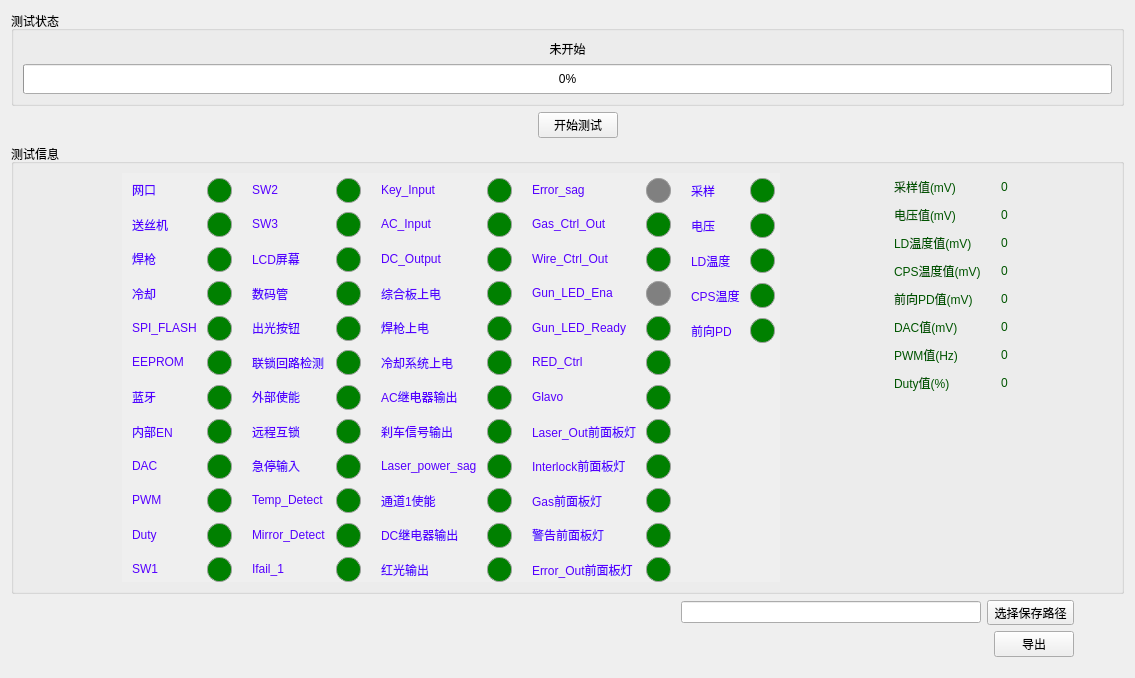
<?xml version="1.0" encoding="UTF-8"?>
<ui version="4.0">
 <class>MCB_Test</class>
 <widget class="QWidget" name="MCB_Test">
  <property name="geometry">
   <rect>
    <x>0</x>
    <y>0</y>
    <width>1135</width>
    <height>675</height>
   </rect>
  </property>
  <property name="sizePolicy">
   <sizepolicy hsizetype="Minimum" vsizetype="Preferred">
    <horstretch>0</horstretch>
    <verstretch>0</verstretch>
   </sizepolicy>
  </property>
  <property name="minimumSize">
   <size>
    <width>1080</width>
    <height>0</height>
   </size>
  </property>
  <property name="windowTitle">
   <string>Form</string>
  </property>
  <layout class="QVBoxLayout" name="verticalLayout_2">
   <item>
    <layout class="QVBoxLayout" name="verticalLayout">
     <item>
      <widget class="QGroupBox" name="groupBox">
       <property name="title">
        <string>测试状态</string>
       </property>
       <layout class="QVBoxLayout" name="verticalLayout_4">
        <item>
         <widget class="QLabel" name="label_TestMsg">
          <property name="text">
           <string>未开始</string>
          </property>
          <property name="alignment">
           <set>Qt::AlignCenter</set>
          </property>
         </widget>
        </item>
        <item>
         <widget class="QProgressBar" name="progressBar_TestPro">
          <property name="sizePolicy">
           <sizepolicy hsizetype="Expanding" vsizetype="Minimum">
            <horstretch>0</horstretch>
            <verstretch>0</verstretch>
           </sizepolicy>
          </property>
          <property name="minimumSize">
           <size>
            <width>0</width>
            <height>30</height>
           </size>
          </property>
          <property name="value">
           <number>0</number>
          </property>
         </widget>
        </item>
       </layout>
      </widget>
     </item>
     <item>
      <layout class="QHBoxLayout" name="horizontalLayout_2">
       <item>
        <spacer name="horizontalSpacer">
         <property name="orientation">
          <enum>Qt::Horizontal</enum>
         </property>
         <property name="sizeHint" stdset="0">
          <size>
           <width>40</width>
           <height>20</height>
          </size>
         </property>
        </spacer>
       </item>
       <item>
        <spacer name="verticalSpacer_2">
         <property name="orientation">
          <enum>Qt::Vertical</enum>
         </property>
         <property name="sizeHint" stdset="0">
          <size>
           <width>20</width>
           <height>40</height>
          </size>
         </property>
        </spacer>
       </item>
       <item>
        <widget class="QPushButton" name="pushButton_startTest">
         <property name="text">
          <string>开始测试</string>
         </property>
        </widget>
       </item>
       <item>
        <spacer name="horizontalSpacer_2">
         <property name="orientation">
          <enum>Qt::Horizontal</enum>
         </property>
         <property name="sizeHint" stdset="0">
          <size>
           <width>40</width>
           <height>20</height>
          </size>
         </property>
        </spacer>
       </item>
      </layout>
     </item>
     <item>
      <spacer name="verticalSpacer_4">
       <property name="orientation">
        <enum>Qt::Vertical</enum>
       </property>
       <property name="sizeHint" stdset="0">
        <size>
         <width>20</width>
         <height>40</height>
        </size>
       </property>
      </spacer>
     </item>
     <item>
      <widget class="QGroupBox" name="groupBox_2">
       <property name="sizePolicy">
        <sizepolicy hsizetype="Minimum" vsizetype="Minimum">
         <horstretch>0</horstretch>
         <verstretch>0</verstretch>
        </sizepolicy>
       </property>
       <property name="minimumSize">
        <size>
         <width>1050</width>
         <height>450</height>
        </size>
       </property>
       <property name="layoutDirection">
        <enum>Qt::LeftToRight</enum>
       </property>
       <property name="autoFillBackground">
        <bool>true</bool>
       </property>
       <property name="title">
        <string>测试信息</string>
       </property>
       <layout class="QHBoxLayout" name="horizontalLayout_4">
        <item>
         <spacer name="horizontalSpacer_6">
          <property name="orientation">
           <enum>Qt::Horizontal</enum>
          </property>
          <property name="sizeHint" stdset="0">
           <size>
            <width>40</width>
            <height>20</height>
           </size>
          </property>
         </spacer>
        </item>
        <item>
         <widget class="QWidget" name="widget_testBool" native="true">
          <property name="sizePolicy">
           <sizepolicy hsizetype="Preferred" vsizetype="Minimum">
            <horstretch>0</horstretch>
            <verstretch>0</verstretch>
           </sizepolicy>
          </property>
          <property name="minimumSize">
           <size>
            <width>0</width>
            <height>400</height>
           </size>
          </property>
          <property name="layoutDirection">
           <enum>Qt::LeftToRight</enum>
          </property>
          <property name="autoFillBackground">
           <bool>true</bool>
          </property>
          <property name="styleSheet">
           <string notr="true">
QPushButton{
	font: 10pt &quot;微软雅黑&quot;;
    font-weight:bold;
    color: #57eddb;
	background-color: green;
	border-color: rgb(159, 159, 159);
	min-width:23px; 
	min-height:23px;
	max-width:23px; 
	max-height:23px;
    border-radius: 12px;
    border-style: solid;
    border-width: 1px;
}

/**鼠标停留在按钮上的样式**/
/*
QPushButton::hover{	
background-color: rgb(85, 170, 255);
	border-color: rgb(85, 170, 255);
}
*/
/**鼠标按压下去的样式**/
QPushButton::pressed,QPushButton::checked{
    background-color: blue;
}
/**按钮使能情况下样式**/
QPushButton::enabled{
    background-color: green;
}
/**按钮失能情况下样式**/
QPushButton::disabled{  
    background-color: gray;   
}

QLabel{	
	color: rgb(85, 0, 255);
	font: 13pt &quot;黑体&quot;;
}

</string>
          </property>
          <layout class="QHBoxLayout" name="horizontalLayout_7">
           <property name="spacing">
            <number>20</number>
           </property>
           <property name="sizeConstraint">
            <enum>QLayout::SetDefaultConstraint</enum>
           </property>
           <property name="leftMargin">
            <number>10</number>
           </property>
           <property name="topMargin">
            <number>5</number>
           </property>
           <property name="rightMargin">
            <number>5</number>
           </property>
           <property name="bottomMargin">
            <number>0</number>
           </property>
           <item>
            <layout class="QVBoxLayout" name="verticalLayout_3">
             <item>
              <layout class="QFormLayout" name="formLayout">
               <property name="horizontalSpacing">
                <number>10</number>
               </property>
               <property name="verticalSpacing">
                <number>10</number>
               </property>
               <property name="rightMargin">
                <number>0</number>
               </property>
               <item row="0" column="0">
                <widget class="QLabel" name="label_1">
                 <property name="text">
                  <string>网口</string>
                 </property>
                </widget>
               </item>
               <item row="1" column="0">
                <widget class="QLabel" name="label_2">
                 <property name="text">
                  <string>送丝机</string>
                 </property>
                </widget>
               </item>
               <item row="2" column="0">
                <widget class="QLabel" name="label_3">
                 <property name="text">
                  <string>焊枪</string>
                 </property>
                </widget>
               </item>
               <item row="3" column="0">
                <widget class="QLabel" name="label_4">
                 <property name="text">
                  <string>冷却</string>
                 </property>
                </widget>
               </item>
               <item row="4" column="0">
                <widget class="QLabel" name="label_5">
                 <property name="text">
                  <string>SPI_FLASH</string>
                 </property>
                </widget>
               </item>
               <item row="5" column="0">
                <widget class="QLabel" name="label_6">
                 <property name="text">
                  <string>EEPROM</string>
                 </property>
                </widget>
               </item>
               <item row="6" column="0">
                <widget class="QLabel" name="label_7">
                 <property name="text">
                  <string>蓝牙</string>
                 </property>
                </widget>
               </item>
               <item row="7" column="0">
                <widget class="QLabel" name="label_8">
                 <property name="text">
                  <string>内部EN</string>
                 </property>
                </widget>
               </item>
               <item row="8" column="0">
                <widget class="QLabel" name="label_9">
                 <property name="text">
                  <string>DAC</string>
                 </property>
                </widget>
               </item>
               <item row="9" column="0">
                <widget class="QLabel" name="label_10">
                 <property name="text">
                  <string>PWM</string>
                 </property>
                </widget>
               </item>
               <item row="10" column="0">
                <widget class="QLabel" name="label_11">
                 <property name="text">
                  <string>Duty</string>
                 </property>
                </widget>
               </item>
               <item row="11" column="0">
                <widget class="QLabel" name="label_12">
                 <property name="text">
                  <string>SW1</string>
                 </property>
                </widget>
               </item>
               <item row="0" column="1">
                <widget class="QPushButton" name="pushButton_1">
                 <property name="text">
                  <string/>
                 </property>
                </widget>
               </item>
               <item row="1" column="1">
                <widget class="QPushButton" name="pushButton_2">
                 <property name="text">
                  <string/>
                 </property>
                </widget>
               </item>
               <item row="2" column="1">
                <widget class="QPushButton" name="pushButton_3">
                 <property name="text">
                  <string/>
                 </property>
                </widget>
               </item>
               <item row="3" column="1">
                <widget class="QPushButton" name="pushButton_4">
                 <property name="text">
                  <string/>
                 </property>
                </widget>
               </item>
               <item row="4" column="1">
                <widget class="QPushButton" name="pushButton_5">
                 <property name="text">
                  <string/>
                 </property>
                </widget>
               </item>
               <item row="5" column="1">
                <widget class="QPushButton" name="pushButton_6">
                 <property name="text">
                  <string/>
                 </property>
                </widget>
               </item>
               <item row="6" column="1">
                <widget class="QPushButton" name="pushButton_7">
                 <property name="text">
                  <string/>
                 </property>
                </widget>
               </item>
               <item row="7" column="1">
                <widget class="QPushButton" name="pushButton_8">
                 <property name="text">
                  <string/>
                 </property>
                </widget>
               </item>
               <item row="8" column="1">
                <widget class="QPushButton" name="pushButton_9">
                 <property name="text">
                  <string/>
                 </property>
                </widget>
               </item>
               <item row="9" column="1">
                <widget class="QPushButton" name="pushButton_10">
                 <property name="text">
                  <string/>
                 </property>
                </widget>
               </item>
               <item row="10" column="1">
                <widget class="QPushButton" name="pushButton_11">
                 <property name="text">
                  <string/>
                 </property>
                </widget>
               </item>
               <item row="11" column="1">
                <widget class="QPushButton" name="pushButton_12">
                 <property name="text">
                  <string/>
                 </property>
                </widget>
               </item>
              </layout>
             </item>
            </layout>
           </item>
           <item>
            <layout class="QFormLayout" name="formLayout_2">
             <property name="horizontalSpacing">
              <number>10</number>
             </property>
             <property name="verticalSpacing">
              <number>10</number>
             </property>
             <property name="rightMargin">
              <number>0</number>
             </property>
             <item row="0" column="0">
              <widget class="QLabel" name="label_13">
               <property name="text">
                <string>SW2</string>
               </property>
              </widget>
             </item>
             <item row="1" column="0">
              <widget class="QLabel" name="label_14">
               <property name="text">
                <string>SW3</string>
               </property>
              </widget>
             </item>
             <item row="2" column="0">
              <widget class="QLabel" name="label_15">
               <property name="text">
                <string>LCD屏幕</string>
               </property>
              </widget>
             </item>
             <item row="3" column="0">
              <widget class="QLabel" name="label_16">
               <property name="text">
                <string>数码管</string>
               </property>
              </widget>
             </item>
             <item row="4" column="0">
              <widget class="QLabel" name="label_17">
               <property name="text">
                <string>出光按钮</string>
               </property>
              </widget>
             </item>
             <item row="5" column="0">
              <widget class="QLabel" name="label_18">
               <property name="text">
                <string>联锁回路检测</string>
               </property>
              </widget>
             </item>
             <item row="6" column="0">
              <widget class="QLabel" name="label_19">
               <property name="text">
                <string>外部使能</string>
               </property>
              </widget>
             </item>
             <item row="7" column="0">
              <widget class="QLabel" name="label_20">
               <property name="text">
                <string>远程互锁</string>
               </property>
              </widget>
             </item>
             <item row="8" column="0">
              <widget class="QLabel" name="label_21">
               <property name="text">
                <string>急停输入</string>
               </property>
              </widget>
             </item>
             <item row="9" column="0">
              <widget class="QLabel" name="label_22">
               <property name="text">
                <string>Temp_Detect</string>
               </property>
              </widget>
             </item>
             <item row="10" column="0">
              <widget class="QLabel" name="label_23">
               <property name="text">
                <string>Mirror_Detect</string>
               </property>
              </widget>
             </item>
             <item row="11" column="0">
              <widget class="QLabel" name="label_24">
               <property name="text">
                <string>Ifail_1</string>
               </property>
              </widget>
             </item>
             <item row="0" column="1">
              <widget class="QPushButton" name="pushButton_13">
               <property name="text">
                <string/>
               </property>
              </widget>
             </item>
             <item row="1" column="1">
              <widget class="QPushButton" name="pushButton_14">
               <property name="text">
                <string/>
               </property>
              </widget>
             </item>
             <item row="2" column="1">
              <widget class="QPushButton" name="pushButton_15">
               <property name="text">
                <string/>
               </property>
              </widget>
             </item>
             <item row="3" column="1">
              <widget class="QPushButton" name="pushButton_16">
               <property name="text">
                <string/>
               </property>
              </widget>
             </item>
             <item row="4" column="1">
              <widget class="QPushButton" name="pushButton_17">
               <property name="text">
                <string/>
               </property>
              </widget>
             </item>
             <item row="5" column="1">
              <widget class="QPushButton" name="pushButton_18">
               <property name="text">
                <string/>
               </property>
              </widget>
             </item>
             <item row="6" column="1">
              <widget class="QPushButton" name="pushButton_19">
               <property name="text">
                <string/>
               </property>
              </widget>
             </item>
             <item row="7" column="1">
              <widget class="QPushButton" name="pushButton_20">
               <property name="text">
                <string/>
               </property>
              </widget>
             </item>
             <item row="8" column="1">
              <widget class="QPushButton" name="pushButton_21">
               <property name="text">
                <string/>
               </property>
              </widget>
             </item>
             <item row="9" column="1">
              <widget class="QPushButton" name="pushButton_22">
               <property name="text">
                <string/>
               </property>
              </widget>
             </item>
             <item row="10" column="1">
              <widget class="QPushButton" name="pushButton_23">
               <property name="text">
                <string/>
               </property>
              </widget>
             </item>
             <item row="11" column="1">
              <widget class="QPushButton" name="pushButton_24">
               <property name="text">
                <string/>
               </property>
              </widget>
             </item>
            </layout>
           </item>
           <item>
            <layout class="QFormLayout" name="formLayout_4">
             <property name="horizontalSpacing">
              <number>10</number>
             </property>
             <property name="verticalSpacing">
              <number>10</number>
             </property>
             <property name="rightMargin">
              <number>0</number>
             </property>
             <item row="0" column="0">
              <widget class="QLabel" name="label_25">
               <property name="text">
                <string>Key_Input</string>
               </property>
              </widget>
             </item>
             <item row="1" column="0">
              <widget class="QLabel" name="label_26">
               <property name="text">
                <string>AC_Input</string>
               </property>
              </widget>
             </item>
             <item row="2" column="0">
              <widget class="QLabel" name="label_27">
               <property name="text">
                <string>DC_Output</string>
               </property>
              </widget>
             </item>
             <item row="3" column="0">
              <widget class="QLabel" name="label_28">
               <property name="text">
                <string>综合板上电</string>
               </property>
              </widget>
             </item>
             <item row="4" column="0">
              <widget class="QLabel" name="label_29">
               <property name="text">
                <string>焊枪上电</string>
               </property>
              </widget>
             </item>
             <item row="5" column="0">
              <widget class="QLabel" name="label_30">
               <property name="text">
                <string>冷却系统上电</string>
               </property>
              </widget>
             </item>
             <item row="6" column="0">
              <widget class="QLabel" name="label_31">
               <property name="text">
                <string>AC继电器输出</string>
               </property>
              </widget>
             </item>
             <item row="7" column="0">
              <widget class="QLabel" name="label_32">
               <property name="text">
                <string>刹车信号输出</string>
               </property>
              </widget>
             </item>
             <item row="8" column="0">
              <widget class="QLabel" name="label_33">
               <property name="text">
                <string>Laser_power_sag</string>
               </property>
              </widget>
             </item>
             <item row="9" column="0">
              <widget class="QLabel" name="label_34">
               <property name="text">
                <string>通道1使能</string>
               </property>
              </widget>
             </item>
             <item row="10" column="0">
              <widget class="QLabel" name="label_35">
               <property name="text">
                <string>DC继电器输出</string>
               </property>
              </widget>
             </item>
             <item row="11" column="0">
              <widget class="QLabel" name="label_36">
               <property name="text">
                <string>红光输出</string>
               </property>
              </widget>
             </item>
             <item row="0" column="1">
              <widget class="QPushButton" name="pushButton_25">
               <property name="text">
                <string/>
               </property>
              </widget>
             </item>
             <item row="1" column="1">
              <widget class="QPushButton" name="pushButton_26">
               <property name="text">
                <string/>
               </property>
              </widget>
             </item>
             <item row="2" column="1">
              <widget class="QPushButton" name="pushButton_27">
               <property name="text">
                <string/>
               </property>
              </widget>
             </item>
             <item row="3" column="1">
              <widget class="QPushButton" name="pushButton_28">
               <property name="text">
                <string/>
               </property>
              </widget>
             </item>
             <item row="4" column="1">
              <widget class="QPushButton" name="pushButton_29">
               <property name="text">
                <string/>
               </property>
              </widget>
             </item>
             <item row="5" column="1">
              <widget class="QPushButton" name="pushButton_30">
               <property name="text">
                <string/>
               </property>
              </widget>
             </item>
             <item row="6" column="1">
              <widget class="QPushButton" name="pushButton_31">
               <property name="text">
                <string/>
               </property>
              </widget>
             </item>
             <item row="7" column="1">
              <widget class="QPushButton" name="pushButton_32">
               <property name="text">
                <string/>
               </property>
              </widget>
             </item>
             <item row="8" column="1">
              <widget class="QPushButton" name="pushButton_33">
               <property name="text">
                <string/>
               </property>
              </widget>
             </item>
             <item row="9" column="1">
              <widget class="QPushButton" name="pushButton_34">
               <property name="text">
                <string/>
               </property>
              </widget>
             </item>
             <item row="10" column="1">
              <widget class="QPushButton" name="pushButton_35">
               <property name="text">
                <string/>
               </property>
              </widget>
             </item>
             <item row="11" column="1">
              <widget class="QPushButton" name="pushButton_36">
               <property name="text">
                <string/>
               </property>
              </widget>
             </item>
            </layout>
           </item>
           <item>
            <layout class="QFormLayout" name="formLayout_5">
             <property name="horizontalSpacing">
              <number>10</number>
             </property>
             <property name="verticalSpacing">
              <number>10</number>
             </property>
             <property name="rightMargin">
              <number>0</number>
             </property>
             <item row="0" column="0">
              <widget class="QLabel" name="label_37">
               <property name="text">
                <string>Error_sag</string>
               </property>
              </widget>
             </item>
             <item row="1" column="0">
              <widget class="QLabel" name="label_38">
               <property name="text">
                <string>Gas_Ctrl_Out</string>
               </property>
              </widget>
             </item>
             <item row="2" column="0">
              <widget class="QLabel" name="label_39">
               <property name="text">
                <string>Wire_Ctrl_Out</string>
               </property>
              </widget>
             </item>
             <item row="3" column="0">
              <widget class="QLabel" name="label_40">
               <property name="text">
                <string>Gun_LED_Ena</string>
               </property>
              </widget>
             </item>
             <item row="4" column="0">
              <widget class="QLabel" name="label_41">
               <property name="text">
                <string>Gun_LED_Ready</string>
               </property>
              </widget>
             </item>
             <item row="5" column="0">
              <widget class="QLabel" name="label_42">
               <property name="text">
                <string>RED_Ctrl</string>
               </property>
              </widget>
             </item>
             <item row="6" column="0">
              <widget class="QLabel" name="label_43">
               <property name="text">
                <string>Glavo</string>
               </property>
              </widget>
             </item>
             <item row="7" column="0">
              <widget class="QLabel" name="label_44">
               <property name="text">
                <string>Laser_Out前面板灯</string>
               </property>
              </widget>
             </item>
             <item row="8" column="0">
              <widget class="QLabel" name="label_45">
               <property name="text">
                <string>Interlock前面板灯</string>
               </property>
              </widget>
             </item>
             <item row="9" column="0">
              <widget class="QLabel" name="label_46">
               <property name="text">
                <string>Gas前面板灯</string>
               </property>
              </widget>
             </item>
             <item row="10" column="0">
              <widget class="QLabel" name="label_47">
               <property name="text">
                <string>警告前面板灯</string>
               </property>
              </widget>
             </item>
             <item row="11" column="0">
              <widget class="QLabel" name="label_48">
               <property name="text">
                <string>Error_Out前面板灯</string>
               </property>
              </widget>
             </item>
             <item row="0" column="1">
              <widget class="QPushButton" name="pushButton_37">
               <property name="enabled">
                <bool>false</bool>
               </property>
               <property name="text">
                <string/>
               </property>
              </widget>
             </item>
             <item row="1" column="1">
              <widget class="QPushButton" name="pushButton_38">
               <property name="text">
                <string/>
               </property>
              </widget>
             </item>
             <item row="2" column="1">
              <widget class="QPushButton" name="pushButton_39">
               <property name="text">
                <string/>
               </property>
              </widget>
             </item>
             <item row="3" column="1">
              <widget class="QPushButton" name="pushButton_40">
               <property name="enabled">
                <bool>false</bool>
               </property>
               <property name="text">
                <string/>
               </property>
              </widget>
             </item>
             <item row="4" column="1">
              <widget class="QPushButton" name="pushButton_41">
               <property name="text">
                <string/>
               </property>
              </widget>
             </item>
             <item row="5" column="1">
              <widget class="QPushButton" name="pushButton_42">
               <property name="text">
                <string/>
               </property>
              </widget>
             </item>
             <item row="6" column="1">
              <widget class="QPushButton" name="pushButton_43">
               <property name="text">
                <string/>
               </property>
              </widget>
             </item>
             <item row="7" column="1">
              <widget class="QPushButton" name="pushButton_44">
               <property name="text">
                <string/>
               </property>
              </widget>
             </item>
             <item row="8" column="1">
              <widget class="QPushButton" name="pushButton_45">
               <property name="text">
                <string/>
               </property>
              </widget>
             </item>
             <item row="9" column="1">
              <widget class="QPushButton" name="pushButton_46">
               <property name="text">
                <string/>
               </property>
              </widget>
             </item>
             <item row="10" column="1">
              <widget class="QPushButton" name="pushButton_47">
               <property name="text">
                <string/>
               </property>
              </widget>
             </item>
             <item row="11" column="1">
              <widget class="QPushButton" name="pushButton_48">
               <property name="text">
                <string/>
               </property>
              </widget>
             </item>
            </layout>
           </item>
           <item>
            <layout class="QFormLayout" name="formLayout_6">
             <property name="horizontalSpacing">
              <number>10</number>
             </property>
             <property name="verticalSpacing">
              <number>10</number>
             </property>
             <property name="rightMargin">
              <number>0</number>
             </property>
             <item row="0" column="0">
              <widget class="QLabel" name="label_49">
               <property name="text">
                <string>采样</string>
               </property>
              </widget>
             </item>
             <item row="0" column="1">
              <widget class="QPushButton" name="pushButton_49">
               <property name="text">
                <string/>
               </property>
              </widget>
             </item>
             <item row="1" column="0">
              <widget class="QLabel" name="label_50">
               <property name="text">
                <string>电压</string>
               </property>
              </widget>
             </item>
             <item row="1" column="1">
              <widget class="QPushButton" name="pushButton_50">
               <property name="text">
                <string/>
               </property>
              </widget>
             </item>
             <item row="2" column="0">
              <widget class="QLabel" name="label_51">
               <property name="text">
                <string>LD温度</string>
               </property>
              </widget>
             </item>
             <item row="2" column="1">
              <widget class="QPushButton" name="pushButton_51">
               <property name="text">
                <string/>
               </property>
              </widget>
             </item>
             <item row="3" column="0">
              <widget class="QLabel" name="label_52">
               <property name="text">
                <string>CPS温度</string>
               </property>
              </widget>
             </item>
             <item row="3" column="1">
              <widget class="QPushButton" name="pushButton_52">
               <property name="text">
                <string/>
               </property>
              </widget>
             </item>
             <item row="4" column="0">
              <widget class="QLabel" name="label_53">
               <property name="text">
                <string>前向PD</string>
               </property>
              </widget>
             </item>
             <item row="4" column="1">
              <widget class="QPushButton" name="pushButton_53">
               <property name="text">
                <string/>
               </property>
              </widget>
             </item>
            </layout>
           </item>
          </layout>
         </widget>
        </item>
        <item>
         <spacer name="horizontalSpacer_7">
          <property name="orientation">
           <enum>Qt::Horizontal</enum>
          </property>
          <property name="sizeHint" stdset="0">
           <size>
            <width>40</width>
            <height>20</height>
           </size>
          </property>
         </spacer>
        </item>
        <item>
         <widget class="QWidget" name="widget_testInt" native="true">
          <property name="styleSheet">
           <string notr="true">QLabel{
	
	color: rgb(0, 85, 0);
	font: 75 11pt &quot;等线&quot;;
}</string>
          </property>
          <layout class="QHBoxLayout" name="horizontalLayout_8">
           <property name="spacing">
            <number>20</number>
           </property>
           <property name="leftMargin">
            <number>10</number>
           </property>
           <property name="topMargin">
            <number>5</number>
           </property>
           <property name="rightMargin">
            <number>5</number>
           </property>
           <property name="bottomMargin">
            <number>0</number>
           </property>
           <item>
            <layout class="QFormLayout" name="formLayout_7">
             <property name="horizontalSpacing">
              <number>20</number>
             </property>
             <property name="verticalSpacing">
              <number>10</number>
             </property>
             <property name="rightMargin">
              <number>0</number>
             </property>
             <item row="0" column="0">
              <widget class="QLabel" name="label_Sample">
               <property name="text">
                <string>采样值(mV)</string>
               </property>
              </widget>
             </item>
             <item row="0" column="1">
              <widget class="QLabel" name="label_Sampling_v">
               <property name="text">
                <string>0</string>
               </property>
              </widget>
             </item>
             <item row="1" column="0">
              <widget class="QLabel" name="label_Voltage">
               <property name="text">
                <string>电压值(mV)</string>
               </property>
              </widget>
             </item>
             <item row="1" column="1">
              <widget class="QLabel" name="label_Voltage_v">
               <property name="text">
                <string>0</string>
               </property>
              </widget>
             </item>
             <item row="2" column="0">
              <widget class="QLabel" name="label_LDTemp">
               <property name="text">
                <string>LD温度值(mV)</string>
               </property>
              </widget>
             </item>
             <item row="2" column="1">
              <widget class="QLabel" name="label_LDTemp_v">
               <property name="text">
                <string>0</string>
               </property>
              </widget>
             </item>
             <item row="3" column="0">
              <widget class="QLabel" name="label_CPSTemp">
               <property name="text">
                <string>CPS温度值(mV)</string>
               </property>
              </widget>
             </item>
             <item row="3" column="1">
              <widget class="QLabel" name="label_CPSTemp_v">
               <property name="text">
                <string>0</string>
               </property>
              </widget>
             </item>
             <item row="4" column="0">
              <widget class="QLabel" name="label_PD">
               <property name="text">
                <string>前向PD值(mV)</string>
               </property>
              </widget>
             </item>
             <item row="4" column="1">
              <widget class="QLabel" name="label_PD_v">
               <property name="text">
                <string>0</string>
               </property>
              </widget>
             </item>
             <item row="5" column="0">
              <widget class="QLabel" name="label_DAC">
               <property name="text">
                <string>DAC值(mV)</string>
               </property>
              </widget>
             </item>
             <item row="5" column="1">
              <widget class="QLabel" name="label_DAC_v">
               <property name="text">
                <string>0</string>
               </property>
              </widget>
             </item>
             <item row="6" column="0">
              <widget class="QLabel" name="label_PWM">
               <property name="text">
                <string>PWM值(Hz)</string>
               </property>
              </widget>
             </item>
             <item row="6" column="1">
              <widget class="QLabel" name="label_PWM_v">
               <property name="text">
                <string>0</string>
               </property>
              </widget>
             </item>
             <item row="7" column="0">
              <widget class="QLabel" name="label_Duty">
               <property name="text">
                <string>Duty值(%)</string>
               </property>
              </widget>
             </item>
             <item row="7" column="1">
              <widget class="QLabel" name="label_Duty_v">
               <property name="text">
                <string>0</string>
               </property>
              </widget>
             </item>
            </layout>
           </item>
          </layout>
         </widget>
        </item>
        <item>
         <spacer name="horizontalSpacer_5">
          <property name="orientation">
           <enum>Qt::Horizontal</enum>
          </property>
          <property name="sizeHint" stdset="0">
           <size>
            <width>40</width>
            <height>20</height>
           </size>
          </property>
         </spacer>
        </item>
       </layout>
      </widget>
     </item>
     <item>
      <spacer name="verticalSpacer_3">
       <property name="orientation">
        <enum>Qt::Vertical</enum>
       </property>
       <property name="sizeHint" stdset="0">
        <size>
         <width>20</width>
         <height>40</height>
        </size>
       </property>
      </spacer>
     </item>
    </layout>
   </item>
   <item>
    <layout class="QVBoxLayout" name="verticalLayout_7">
     <property name="rightMargin">
      <number>50</number>
     </property>
     <property name="bottomMargin">
      <number>10</number>
     </property>
     <item>
      <layout class="QHBoxLayout" name="horizontalLayout">
       <item>
        <spacer name="horizontalSpacer_4">
         <property name="orientation">
          <enum>Qt::Horizontal</enum>
         </property>
         <property name="sizeHint" stdset="0">
          <size>
           <width>40</width>
           <height>20</height>
          </size>
         </property>
        </spacer>
       </item>
       <item>
        <widget class="QLineEdit" name="lineEdit_saveFileDir">
         <property name="sizePolicy">
          <sizepolicy hsizetype="Minimum" vsizetype="Fixed">
           <horstretch>0</horstretch>
           <verstretch>0</verstretch>
          </sizepolicy>
         </property>
         <property name="minimumSize">
          <size>
           <width>300</width>
           <height>0</height>
          </size>
         </property>
         <property name="readOnly">
          <bool>true</bool>
         </property>
        </widget>
       </item>
       <item>
        <widget class="QToolButton" name="toolButton_selectSaveDir">
         <property name="text">
          <string>选择保存路径</string>
         </property>
        </widget>
       </item>
      </layout>
     </item>
     <item>
      <layout class="QHBoxLayout" name="horizontalLayout_6">
       <item>
        <spacer name="horizontalSpacer_3">
         <property name="orientation">
          <enum>Qt::Horizontal</enum>
         </property>
         <property name="sizeHint" stdset="0">
          <size>
           <width>40</width>
           <height>20</height>
          </size>
         </property>
        </spacer>
       </item>
       <item>
        <widget class="QPushButton" name="pushButton_Save">
         <property name="text">
          <string>导出</string>
         </property>
        </widget>
       </item>
      </layout>
     </item>
    </layout>
   </item>
   <item>
    <spacer name="verticalSpacer">
     <property name="orientation">
      <enum>Qt::Vertical</enum>
     </property>
     <property name="sizeHint" stdset="0">
      <size>
       <width>20</width>
       <height>40</height>
      </size>
     </property>
    </spacer>
   </item>
  </layout>
 </widget>
 <resources/>
 <connections/>
</ui>
